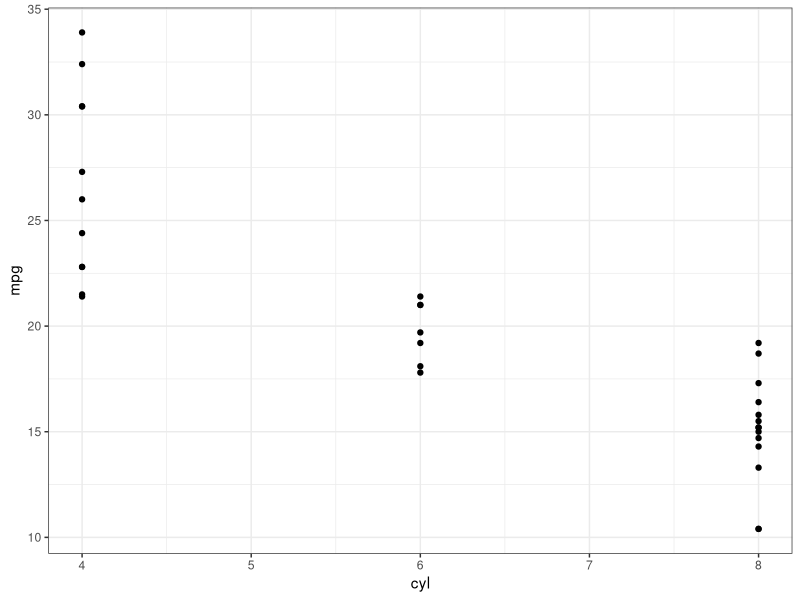
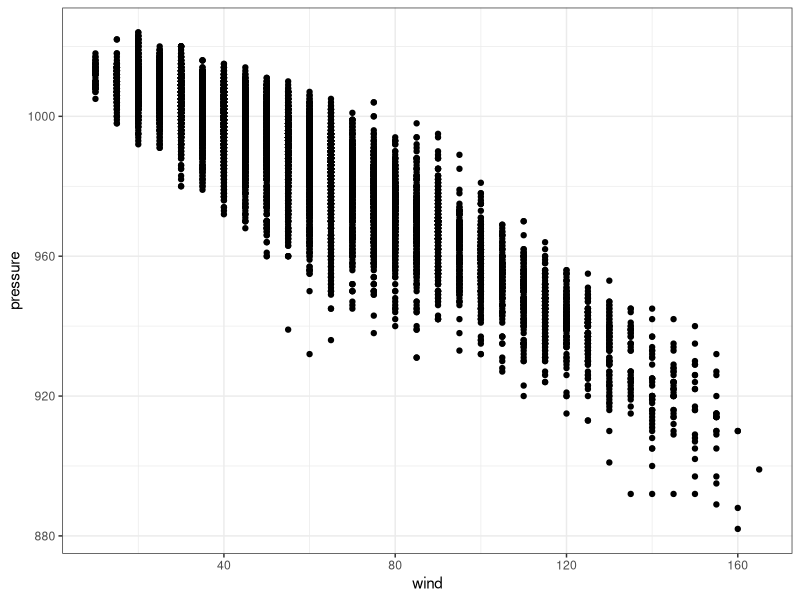
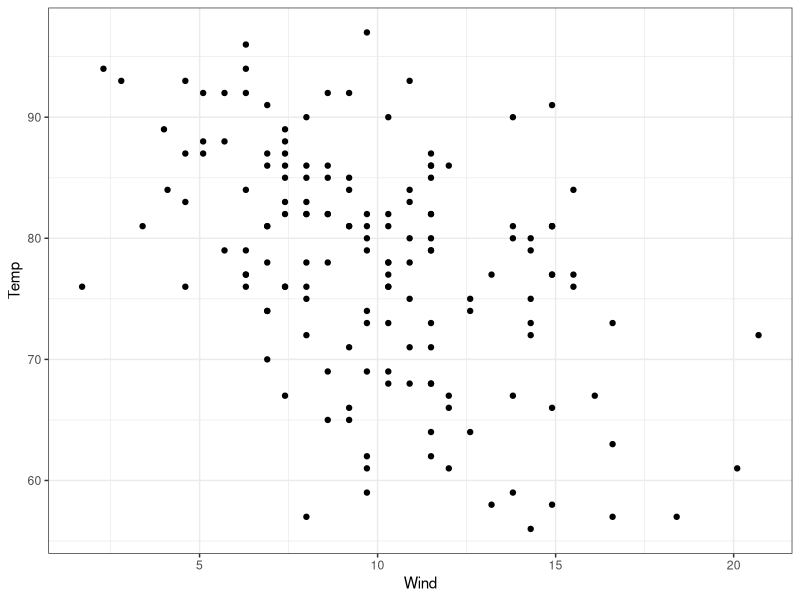

The R script that drew these images, in order:
library(ggplot2)
library(magrittr)
theme_set(theme_bw())

p1 <- mtcars %>% 
  ggplot(aes(cyl, mpg))+
  geom_point()

ggsave(
  plot = p1, 
  filename = "./chapter-1/mt-cars-plot.png"
)


p2 <- dplyr::storms %>% 
  ggplot(aes(wind, pressure))+
  geom_point()

ggsave(
  plot = p2, 
  filename = "./chapter-2/storms-plot.png"
)



p3 <- airquality %>% 
  ggplot(aes(Wind, Temp))+
  geom_point()



ggsave(
  plot = p3, 
  filename = "./chapter-3/airquality-plot.png"
)